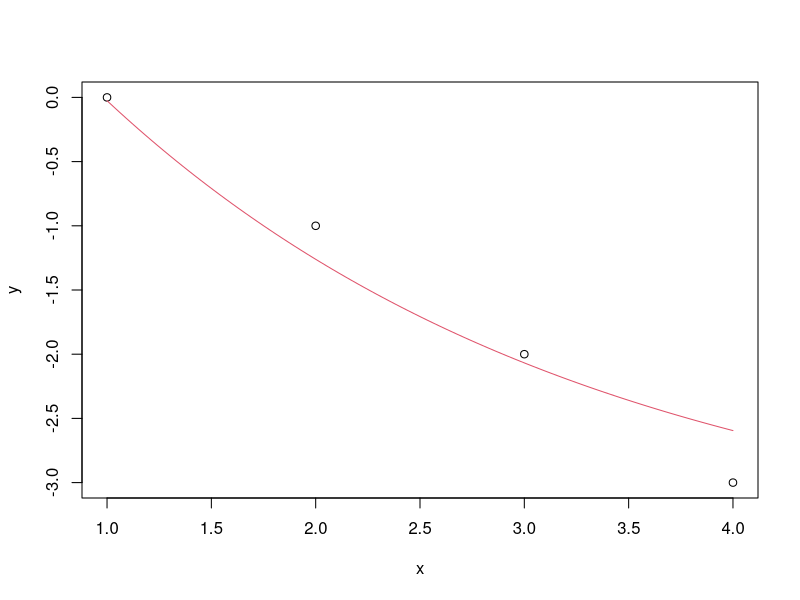
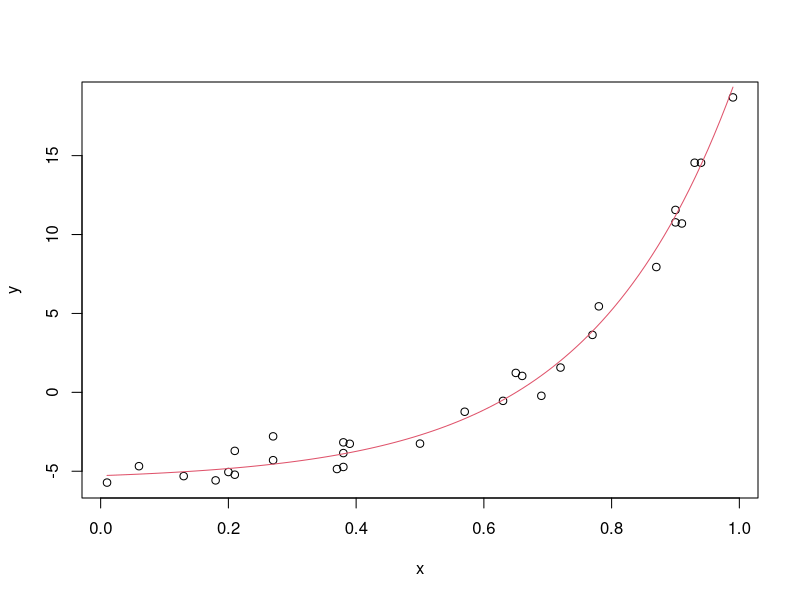
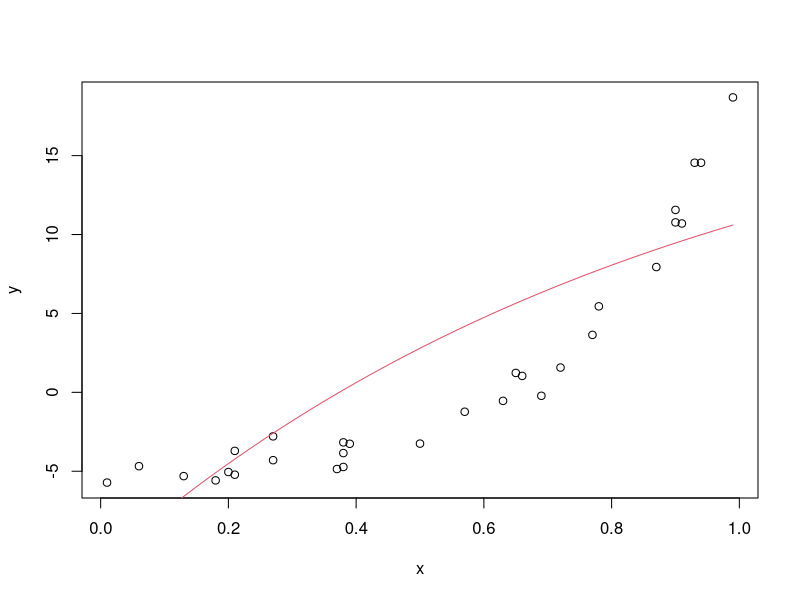
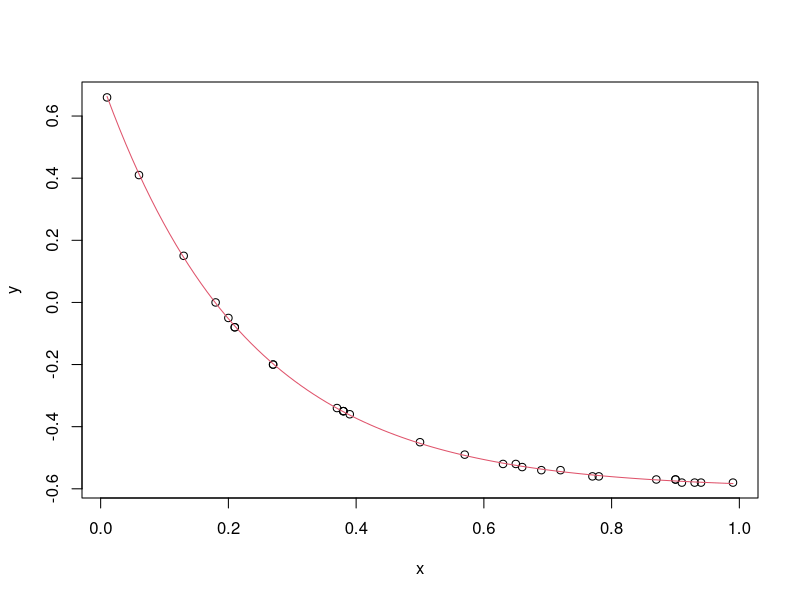
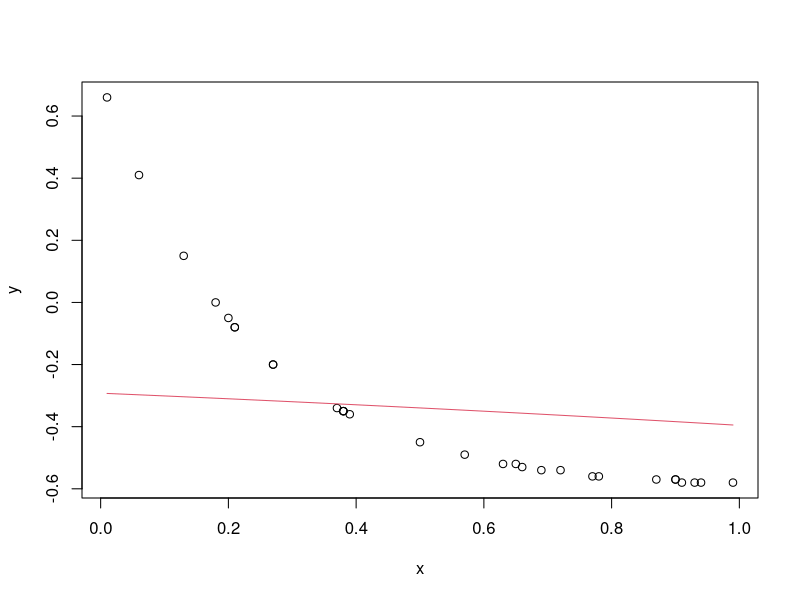
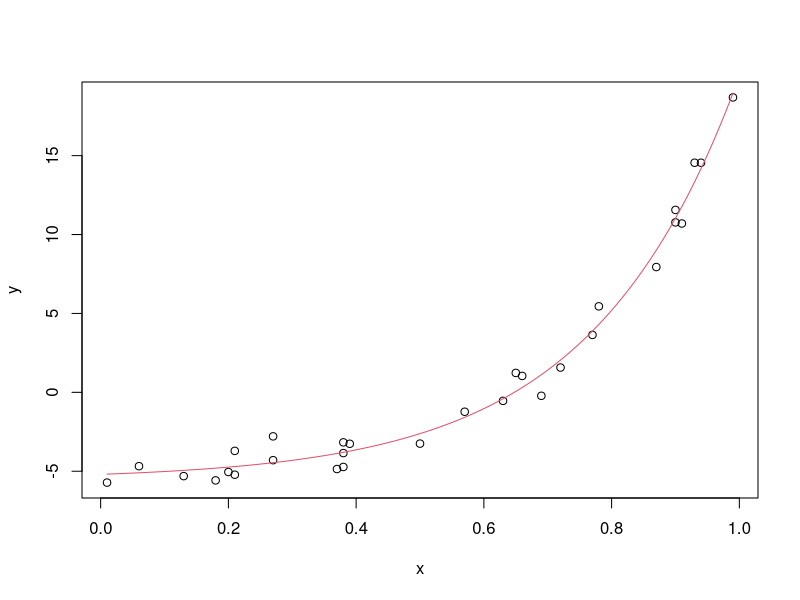

The R script that drew these images, in order:
## ---- chunk 1
x <- c(1, 2, 3, 4)
y <- c(0, -1, -2, -3)
plot(x, y)

a <- 5.4532733
b <- -3.58833456
c <- -.42571044
curve(a*exp(c*x) + b, add=T, col=2)
## ---- chunk 2
set.seed(0)
a <- .32
b <- -5.6
c <- 4.4
n <- 30
x <- round(runif(30), 2)
y <- round(a*exp(c*x) + b + rnorm(n, 0, 1), 2)
plot(x, y)
curve(a*exp(c*x) + b, add=T, col=2)
## ---- chunk 3
cat(x, sep=', ')
cat(y, sep=', ')
## ---- chunk 4

plot(x, y)

a <- -32.52795029
b <- 21.62292099
c <- -1.09328878
curve(a*exp(c*x) + b, add=T, col=2)
## ---- chunk 5
y_nonoise <- round(a*exp(c*x) + b + rnorm(n, 0, 1), 2)
cat(y_nonoise, sep=', ')
## ---- chunk 6
set.seed(0)
a <- 1.32
b <- -0.6
c <- -4.4
n <- 30
x <- round(runif(30), 2)
y <- round(a*exp(c*x) + b , 2)
plot(x, y)
curve(a*exp(c*x) + b, add=T, col=2)
## ---- chunk 7
cat(y, sep=', ')
## ---- chunk 8
plot(x, y)

a <- -0.26286733
b <- -0.0292428
c <- 0.33243284
curve(a*exp(c*x) + b, add=T, col=2)
## ---- chunk 9

x <- c(0.9, 0.27, 0.37, 0.57, 0.91, 0.2, 0.9, 0.94, 0.66, 0.63, 0.06, 0.21, 0.18, 0.69, 0.38, 0.77, 0.5, 0.72, 0.99, 0.38, 0.78, 0.93, 0.21, 0.65, 0.13, 0.27, 0.39, 0.01, 0.38, 0.87)
y <- c(10.77, -4.3, -4.86, -1.23, 10.7, -5.05, 11.56, 14.55, 1.04, -0.54, -4.68, -3.71, -5.58, -0.22, -3.85, 3.64, -3.25, 1.57, 18.69, -3.17, 5.45, 14.55, -5.22, 1.23, -5.31, -2.79, -3.26, -5.72, -4.73, 7.94)
a <- 0.33135614
b <- -5.52935982
c <- 4.34632301
plot(x, y)
curve(a*exp(c*x)+b, add=T, col=2)
